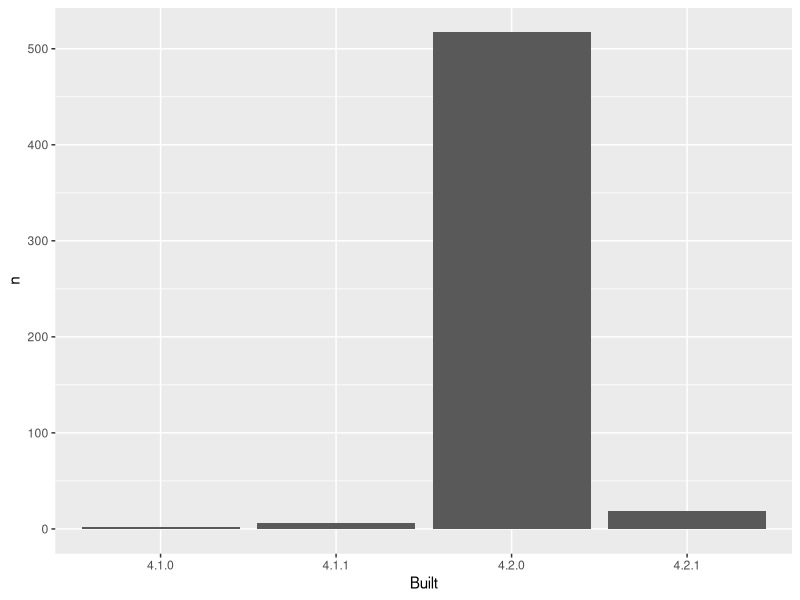
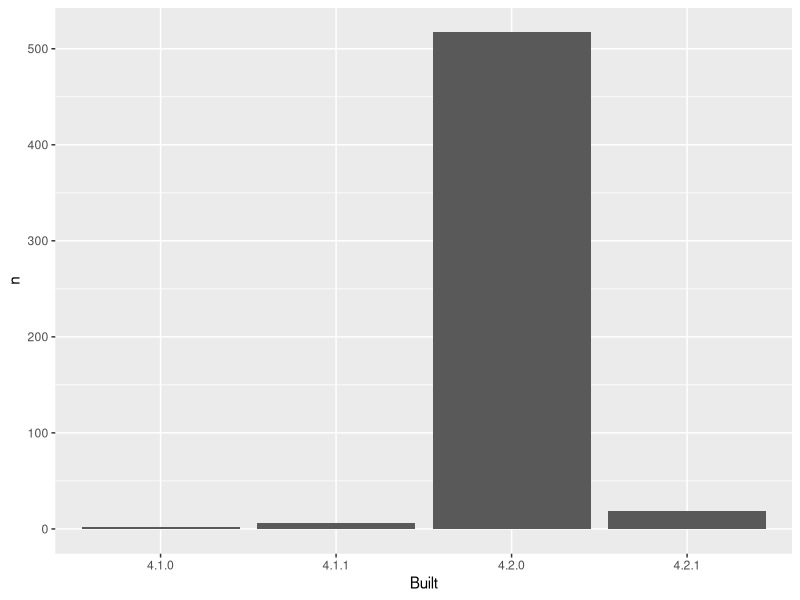

These figures' R source, in order:

#'---
#' author: ""
#' date: "`r format(Sys.Date())`"
#' output: github_document
#'---

## remember to restart R here!

## make a barchart from the frequency table in data/add-on-packages-freqtable.csv

## read that csv into a data frame
## hint: readr::read_csv() or read.csv()
## idea: try using here::here() to create the file path

apt_freqtable<-readr::read_csv("add-on-packages-freqtable.csv")

## if you use ggplot2, code like this will work:

library(ggplot2)

ggplot(apt_freqtable, aes(x = Built, y = n)) +
  geom_col()


## write this barchart to figs/built-barchart.png
## if you use ggplot2, ggsave() will help
## idea: try using here::here() to create the file path

ggsave("built-barchart.png")
## YES overwrite the file that is there now
## that's old output from me (Jenny)
